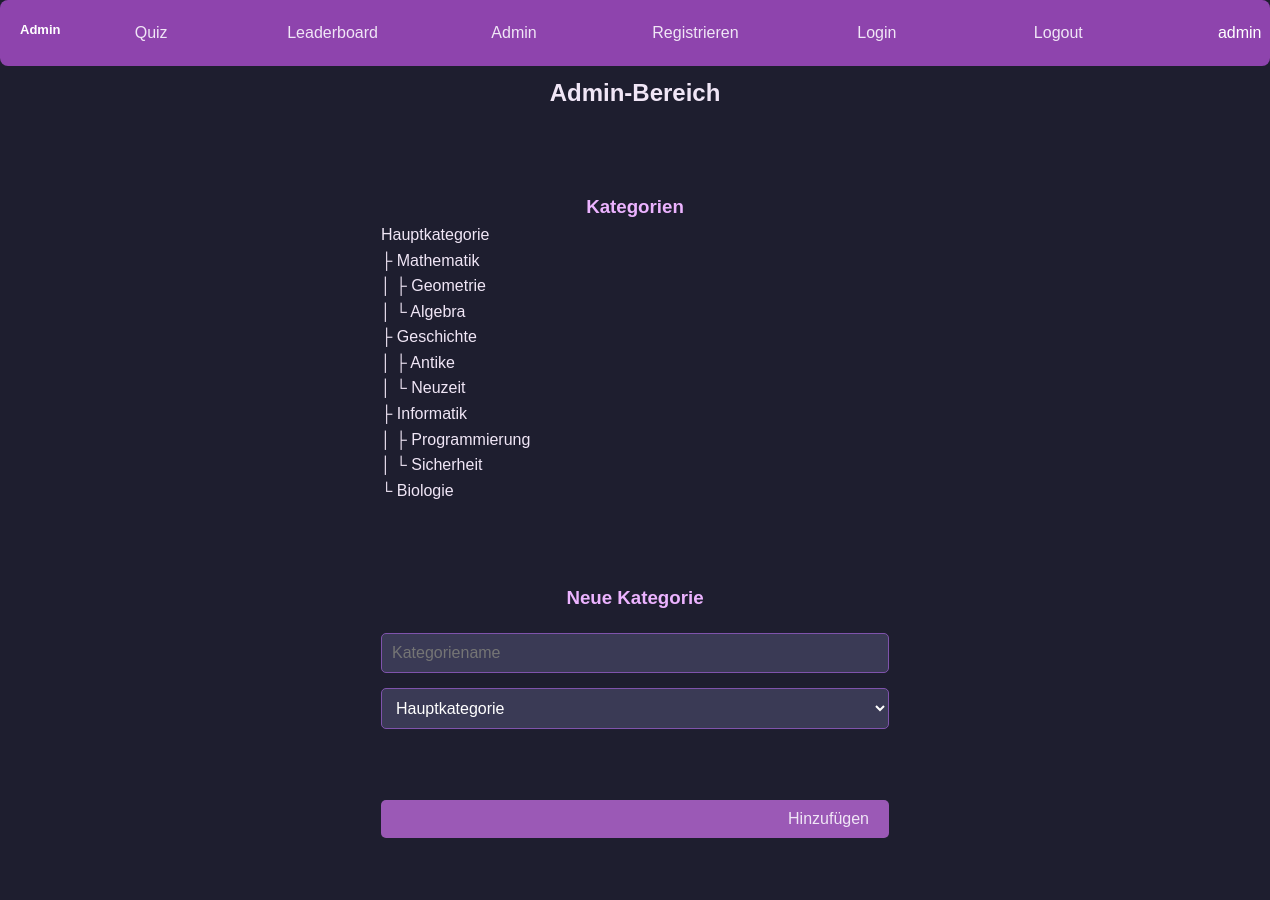
/admin.php (signed in, upper part), run on an earlier commit of the app's database.
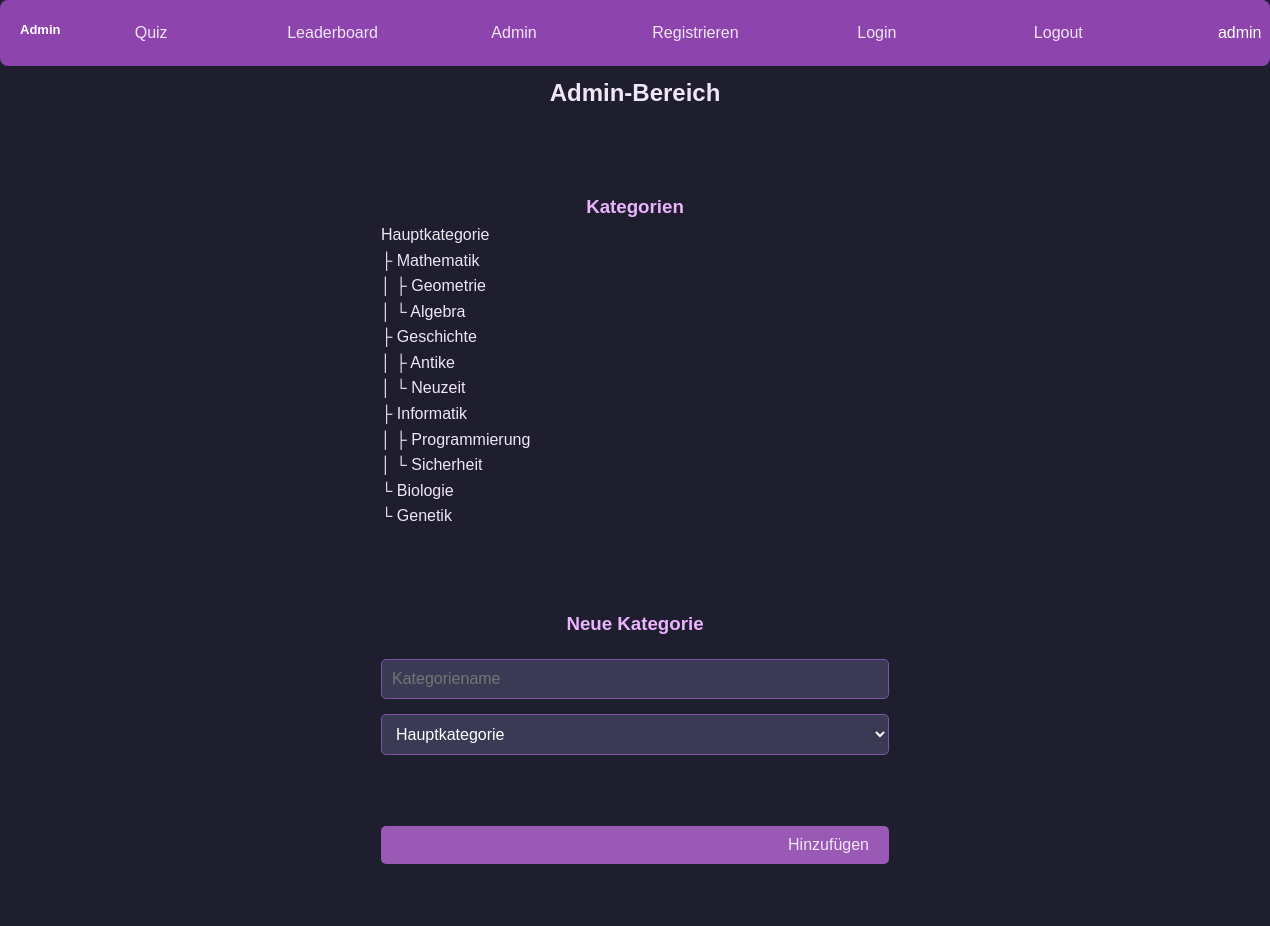
And on a later commit of the database.
### tables this page shows
CREATE TABLE category
(
    id        INT AUTO_INCREMENT PRIMARY KEY,
    name      VARCHAR(255) NOT NULL UNIQUE,
    parent_id INT DEFAULT NULL,
    FOREIGN KEY (parent_id) REFERENCES category (id) ON DELETE SET NULL
);

### admin.php (the view, shortened to what this page needs)
<?php
require 'db.php';
?>
<head>
    <link rel='stylesheet' href='style.css'>
</head>
<body>
<header>
    <h2>Admin</h2>
    <nav>
        <ul>
            <li><a href="quiz.php">Quiz</a></li>
            <li><a href="leaderboard.php">Leaderboard</a></li>
            <li><a href="admin.php">Admin</a></li>
            <li><a href="register.php">Registrieren</a></li>
            <li><a href="login.php">Login</a></li>
            <li><a href="logout.php">Logout</a></li>
            <li><?php
                if (isset($_SESSION['user_id'])) {
                    echo(htmlspecialchars($_SESSION['username']));
                } else {
                    echo "Nicht angemeldet!";
                } ?></li>
        </ul>
    </nav>
</header>
<?php
$categories = $pdo->query("SELECT * FROM category")->fetchAll();
function getCategories($parent_id = null, $prefix = "")
{
    global $pdo;
    $stmt = $pdo->prepare("SELECT id, name FROM category WHERE parent_id " . (is_null($parent_id) ? "IS NULL" : "= :parent_id") . " ORDER BY id ASC");
    if (!is_null($parent_id)) {
        $stmt->bindParam(':parent_id', $parent_id, PDO::PARAM_INT);
    }
    $stmt->execute();
    $categories = $stmt->fetchAll(PDO::FETCH_ASSOC);
    $count = count($categories);
    foreach ($categories as $index => $category) {
        $isLast = ($index === $count - 1);
        echo sprintf("%s%s%s<br>", $prefix, $isLast ? ($parent_id != null ? " └ " : "") : "   ├ ", $category['name']);
        getCategories($category['id'], $prefix . ($isLast ? "   " : "│  "));
    }
}
?>
<link rel="stylesheet" href="style.css">
<h2>Admin-Bereich</h2>
<div class="admin-section">
    <h3>Kategorien</h3>
    <?php getCategories(); ?>
</div>
<div class="admin-section">
    <h3>Neue Kategorie</h3>
    <form method="post">
        <input type="text" name="category_name" placeholder="Kategoriename" required>
        <select name="parent_id">
            <?php foreach ($categories as $cat) {
                echo "<option value='{$cat['id']}'>{$cat['name']}</option>";
            } ?>
        </select>
        <button type="submit" name="new_category">Hinzufügen</button>
    </form>
</div>
</body>

### style.css (style rules this page uses)
* { margin: 0; padding: 0; box-sizing: border-box; }
body { display: flex; font-family: 'Arial', sans-serif; background-color: #1e1e2f; color: #f0e6f6; line-height: 1.6; justify-content: center; flex-wrap: wrap; padding-left: 20vw; padding-right: 20vw; }
nav, ul { width: 100vw; }
ul { display: grid; justify-content: right; grid-template-columns: 1fr 1fr 1fr 1fr 1fr 1fr 1fr; }
li { list-style: none; margin: 0 10px; }
h2, .c-question { width: 100vw; text-align: center; }
header h2 { width: auto; font-size: small; }
.admin-section { margin-top: 10vh; width: 40vw; }
.admin-section button, a { width: 100vw; text-align: right; margin-top: 7vh; color: #f0e6f6; text-decoration: none; }
header { text-align: center; padding: 20px; background-color: #8e44ad; color: white; border-radius: 1vh; display: flex; flex-wrap: nowrap; width: 100vw; margin-bottom: 1vh; }
button { background-color: #9b59b6; color: white; padding: 10px 20px; border: none; border-radius: 5px; cursor: pointer; font-size: 16px; transition: background-color 0.3s; }
form { margin-top: 20px; display: flex; flex-wrap: wrap; justify-content: center; }
h3 { text-align: center; color: #ecb3ff; }
input[type="text"], input[type="password"], input[type="email"], textarea, select { width: 100%; padding: 10px; border-radius: 5px; border: 1px solid #7f53ac; margin-bottom: 15px; font-size: 16px; color: #fff; background-color: #3a3a55; }

What changed in the data, as far as the page shows it:
now on this page (row edited): category: parent "└", name "Genetik", shown under "Biologie"
